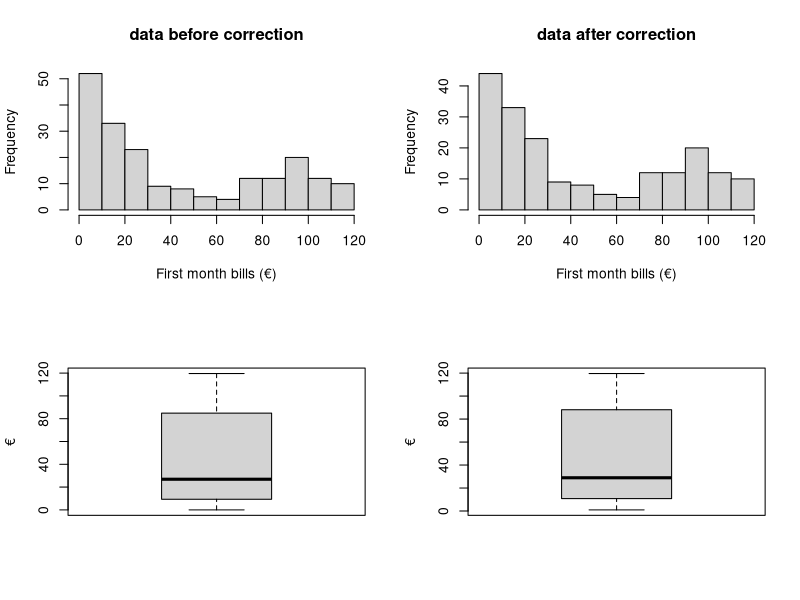
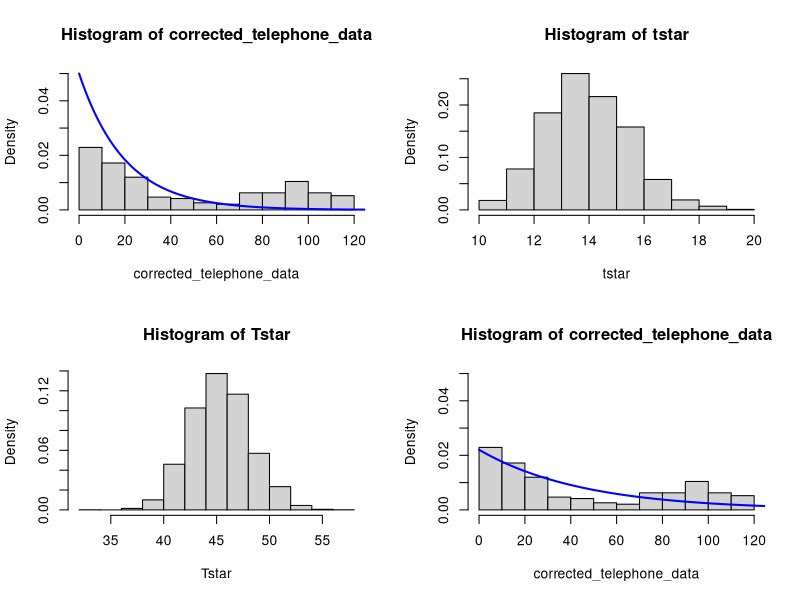
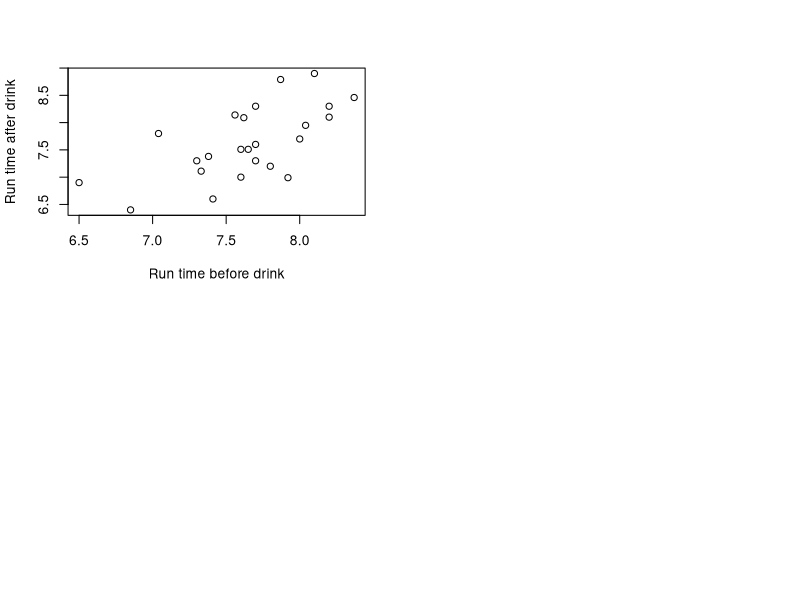

Write R code to recreate these figures, in order.
## ---- chunk 1
knitr::opts_chunk$set(echo = TRUE)
## ---- chunk 2
birth = read.table("birthweight.txt",header=TRUE)
birthweight = birth$birthweight
## ---- chunk 3
mean(birthweight)
## ---- chunk 4
shapiro.test(birthweight)[2]
## ---- chunk 5
alpha = .1
t.test(birthweight, alternative = "l", conf.level = 1-alpha, mu = 2800)[3]
## ---- chunk 6
alpha = .05
t.test(birthweight, alternative = "l", conf.level = 1-alpha, mu = 2800)[3]

alpha = .05

## ---- chunk 7
telephone_data = read.table("telephone.txt",header=TRUE)

# sorted data of firsth month bills
sort(telephone_data$Bills)
## ---- chunk 8
# row_sub = apply(dd, 1, function(row) all(row !=0 ))
corrected_telephone_data = telephone_data[apply(telephone_data, 1, function(row) all(row !=0 )), ]

par(mfrow=c(2,2))
hist(telephone_data$Bills, xlab = "First month bills (€)", main = "data before correction")
hist(corrected_telephone_data, xlab = "First month bills (€)", main = "data after correction")
boxplot(telephone_data$Bills, ylab = "€")
boxplot(corrected_telephone_data, ylab = "€")
## ---- chunk 9

lamb = .05

hist(corrected_telephone_data, prob=T, ylim = c(0,0.05))
x = seq(0, length(corrected_telephone_data),length=1000)
f = lamb*exp(-lamb*x )
lines(x,f,col="blue",lwd=2)
## ---- chunk 10
t = median(corrected_telephone_data)
B=1000
tstar=numeric(B)
n=length(corrected_telephone_data)
for (i in 1:B){
  xstar=rexp(n, lamb)
  tstar[i]=median(xstar)}
  hist(tstar,prob=T)
  
p_left=sum(tstar<t)/B
p_right=sum(tstar>t)/B
p=2*min(p_left,p_right)
p_left;p_right;p
## ---- chunk 11
B=5000
Tstar=numeric(B)
T1 = median(corrected_telephone_data)

for(i in 1:B) {
  Xstar=sample(corrected_telephone_data,replace=TRUE)
  Tstar[i]=median(Xstar) }
  Tstar05=quantile(Tstar,0.05)
  Tstar95=quantile(Tstar,0.95)
  sum(Tstar<Tstar05)
c(2*T1-Tstar95,2*T1-Tstar05)
## ---- chunk 12
B=5000
Tstar=numeric(B)
T1 = median(corrected_telephone_data)

for(i in 1:B) {
  Xstar=sample(corrected_telephone_data,replace=TRUE)
  Tstar[i]=mean(Xstar) 
  }
Tstar05=quantile(Tstar,0.05)
Tstar95=quantile(Tstar,0.95)
sum(Tstar<Tstar05)

c(2*T1-Tstar95,2*T1-Tstar05)
## ---- chunk 13
hist(Tstar, prob=T)
## ---- chunk 14
shapiro.test(Tstar)
## ---- chunk 15
est_lamb = 1/(mean(Tstar))
est_lamb
## ---- chunk 16
hist(corrected_telephone_data, prob=T, ylim = c(0,0.05))
x = seq(0, length(corrected_telephone_data),length=1000)
f = est_lamb*exp(-est_lamb*x )
lines(x,f,col="blue",lwd=2)
## ---- chunk 17
wilcox.test(corrected_telephone_data, mu=40, alternative="less")
## ---- chunk 18
B=5000
Tstar=numeric(B)
T1 = 10

for(i in 1:B) {
  Xstar=sample(corrected_telephone_data,replace=TRUE)
  Tstar[i]=sum(Xstar < T1) / length(Xstar)
  }
Tstar95=quantile(Tstar,0.95)
Tstar95
## ---- chunk 19
# Load data
run = read.table("run.txt",header=TRUE)
lemo = subset(run, drink == "lemo")
energy = subset(run, drink == "energy")


## ---- chunk 20
# qqnorm(run$before, main = "Normal Q-Q plot before drink")
# qqnorm(run$after, main = "Normal Q-Q plot after drink")
shapiro.test(run$before)
shapiro.test(run$after)

## ---- chunk 21
plot(run$before, run$after, xlab="Run time before drink", ylab="Run time after drink")
cor.test(run$before, run$after,  method = "pearson")
## ---- chunk 22
# qqnorm(lemo$before)
shapiro.test(lemo$before)
# qqnorm(lemo$after)
shapiro.test(lemo$after)

# qqnorm(energy$before)
shapiro.test(energy$before)
# qqnorm(energy$after)
shapiro.test(energy$after)
## ---- chunk 23
t.test(lemo$before, lemo$after, paired = TRUE, var.equal = FALSE)
t.test(energy$before, energy$after, paired = TRUE, var.equal = FALSE)

## ---- chunk 24
lemo_diff = lemo$before - lemo$after
energy_diff = energy$before - energy$after

# qqnorm(lemo_diff)
shapiro.test(lemo_diff)
# qqnorm(energy_diff)
shapiro.test(energy_diff)

t.test(lemo_diff, energy_diff, paired = FALSE)
